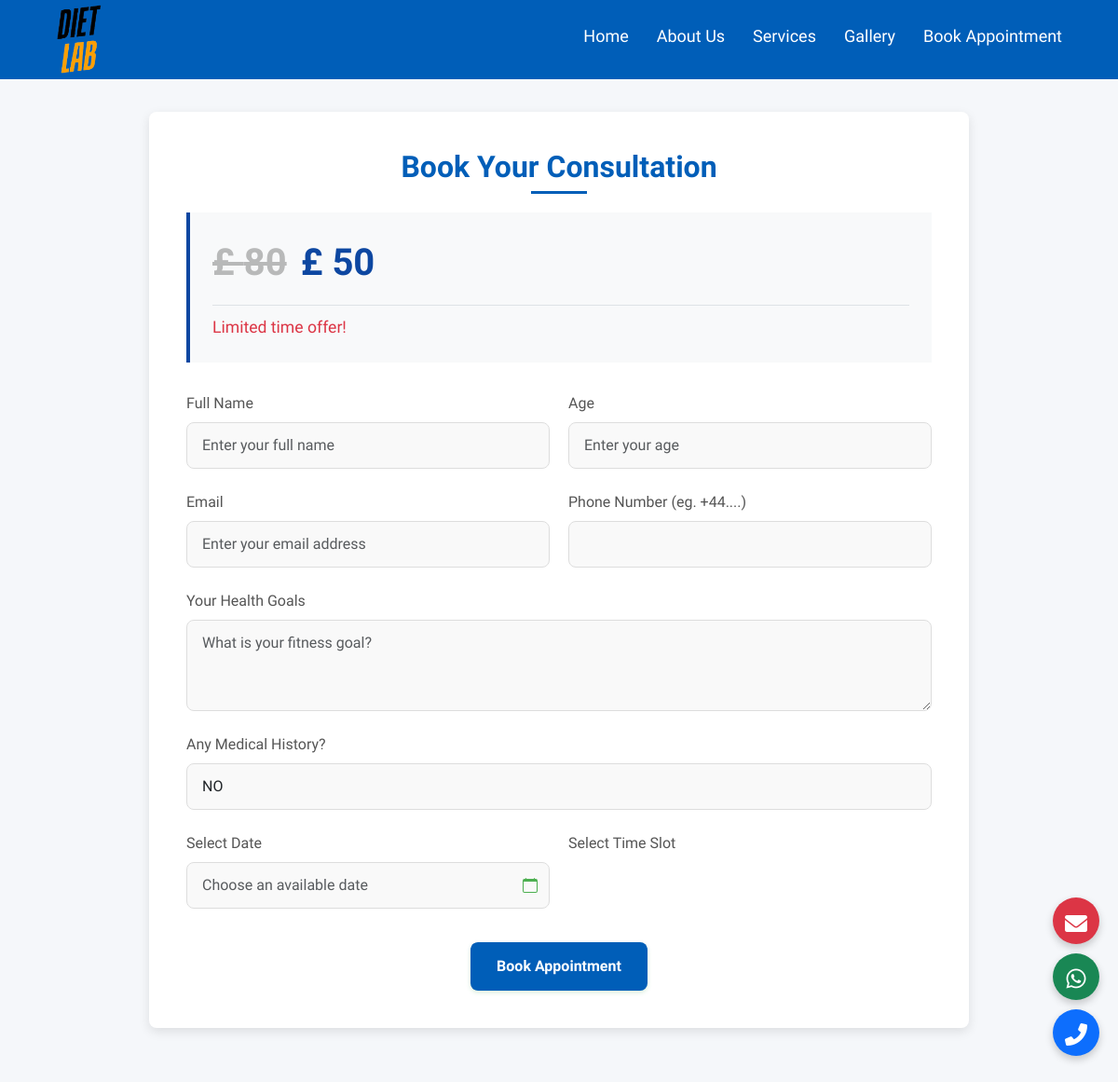
The app's page /contact/, older data.
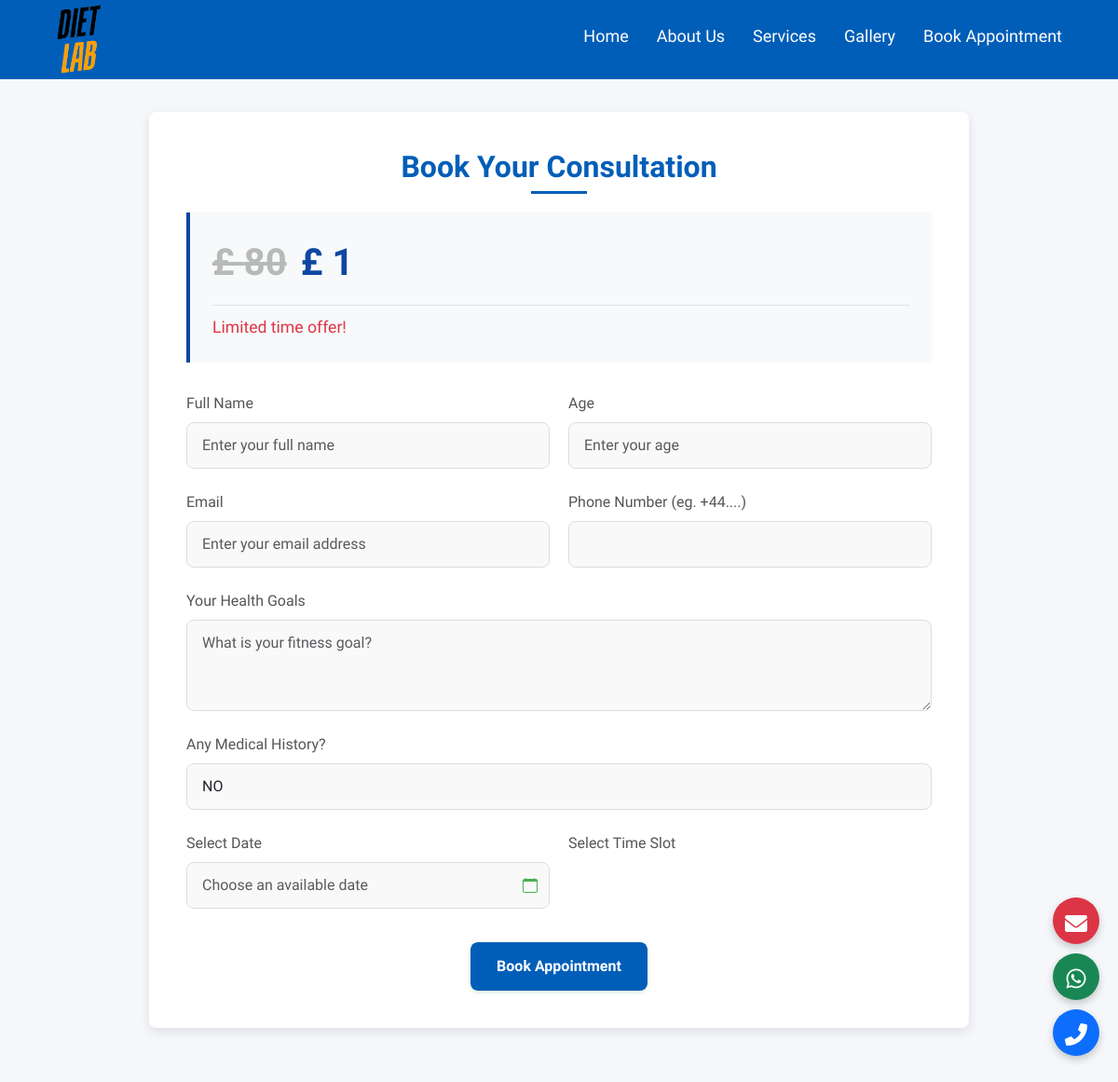
The same page, newer data.
### app/models.py (models this page shows, shortened)
class AppointmentPrice(models.Model):
    offer_price = models.DecimalField(max_digits=10, decimal_places=0)
    actual_price = models.DecimalField(max_digits=10, decimal_places=0)
    updated_on = models.DateTimeField(auto_now=True)

### app/views.py (the view)
# urls.py: path("contact/", views.ContactUs_view, name="contact"),
def ContactUs_view(request):
    prices = AppointmentPrice.objects.last()
    if request.method == "POST":
        form = ContactUs_Form(request.POST)
        if form.is_valid():
            time_slot = form.cleaned_data.get('time')
            if not time_slot.is_available:
                messages.error(request, "Sorry, this time slot has just been booked. Please choose another time.")
                return render(request, "contact.html", {"form": form})
            instance = form.save(commit=False)
            instance.price = prices
            amount = int(prices.offer_price * 100)  # Stripe expects amount in pence (not paise for GBP)
            instance.save()
            request.session['contact_id'] = instance.id  # store in session for webhook
            checkout_session = stripe.checkout.Session.create(
                payment_method_types=['card'],
                line_items=[{
                    'price_data': {
                        'currency': 'gbp',
                        'product_data': {
                            'name': f'Consultation with {instance.name}',
                        },
                        'unit_amount': amount,
                    },
                    'quantity': 1,
                }],
                mode='payment',
                success_url=request.build_absolute_uri('/payment/success/'),
                cancel_url=request.build_absolute_uri('/payment/cancel/'),
                metadata={
                    "contact_id": instance.id
                }
            )
            return redirect(checkout_session.url, code=303)
    else:
        form = ContactUs_Form()
    return render(request, "contact.html", {"form": form, "price": prices})

### app/templates/contact.html (shortened to what this page needs)
{% extends 'base.html' %}
{% load static %}
{% block main_block %}
<link rel="stylesheet" href="{% static 'css/contact.css' %}">
<link rel="stylesheet" href="https://cdn.jsdelivr.net/npm/flatpickr/dist/flatpickr.min.css">
<link rel="stylesheet" href="https://cdnjs.cloudflare.com/ajax/libs/intl-tel-input/17.0.13/css/intlTelInput.css">
<div class="contact-container">
    <div class="contact-container">
        <div class="contact-wrapper">
            <div class="contact-form">
                <h2>Book Your Consultation</h2>
                <div class="pricing-banner-section">
                    <div class="pricing-banner">
                        <div class="price-text">
                            <div class="price-bg">£ {{price.actual_price}}</div>
                            <div class="price-actual">£ {{price.offer_price}}</div>
                        </div>
                        <div class="offer-tag">Limited time offer!</div>
                    </div>
                </div>
                <form method="POST">
                    <div class="form-row">
                        <div class="form-col">
                            <div class="form-group">
                                <label for="{{ form.name.id_for_label }}">Full Name</label>
                                {{ form.name }}
                            </div>
                        </div>
                        <div class="form-col">
                            <div class="form-group">
                                <label for="{{ form.age.id_for_label }}">Age</label>
                                {{ form.age }}
                            </div>
                        </div>
                    </div>
                    <div class="form-row">
                        <div class="form-col">
                            <div class="form-group">
                                <label for="{{ form.email.id_for_label }}">Email</label>
                                {{ form.email }}
                            </div>
                        </div>
                        <div class="form-col">
                            <div class="form-group">
                                <label for="{{ form.phone.id_for_label }}">Phone Number (eg. +44....)</label>
                                {{ form.phone }}
                            </div>
                        </div>
                    </div>
                    <div class="form-group">
                        <label for="{{ form.goal.id_for_label }}">Your Health Goals</label>
                        {{ form.goal }}
                    </div>
                    <div class="form-group">
                        <div class="form-group">
                            <label for="{{ form.any_medical_history.id_for_label }}">Any Medical History?</label>
                            {{ form.any_medical_history }}
                        </div>
                    </div>
                    <div class="form-row">
                        <div class="form-col">
                            <div class="mb-3">
                                <label for="date-picker" class="form-label">Select Date</label>
                                <input type="text" id="date-picker" class="form-control"
                                    placeholder="Choose an available date">
                            </div>
                        </div>
                        <div class="form-col">
                            <label class="form-label">Select Time Slot</label>
                        </div>
                    </div>
                    <button type="submit" class="submit-btn mx-auto d-flex justify-content-center">Book
                        Appointment</button>
                </form>
            </div>
        </div>
    </div>
    {% endblock %}

Row changes from the older to the newer data that the page shows:
changed AppointmentPrice: offer_price "50" → "1"
